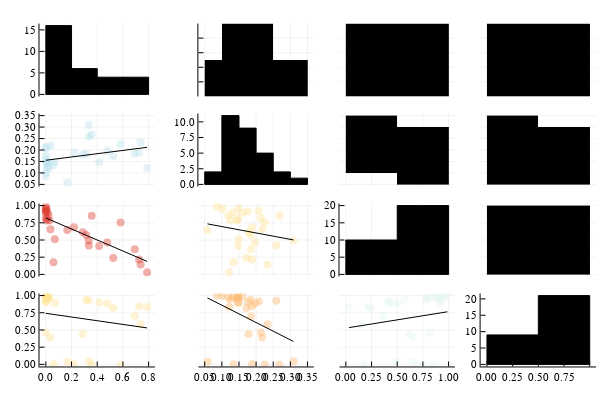

Notebook code cell kept with this figure:
### Code cell
corrplot(Array(d[:,4:end]))

### Figure 1 — Plotly figure (JSON) as saved in the notebook; plotly's stock layout.template omitted (floating-point values rounded to 4 significant figures)
{"data": [{"fill": "tozeroy", "fillcolor": "rgba(0, 0, 0, 1.000)", "legendgroup": "y1", "line": {"color": "rgba(0, 0, 0, 1.000)", "dash": "solid", "width": 1}, "mode": "lines", "name": "y1", "showlegend": true, "type": "scatter", "x": [0, 0, 0.2, 0.2, 0, 0], "xaxis": "x1", "y": [16, 0, 0, 16, 16, 16], "yaxis": "y1"}, {"fill": "tozeroy", "fillcolor": "rgba(0, 0, 0, 1.000)", "legendgroup": "y1", "line": {"color": "rgba(0, 0, 0, 1.000)", "dash": "solid", "width": 1}, "mode": "lines", "name": "y1", "showlegend": false, "type": "scatter", "x": [0.2, 0.2, 0.4, 0.4, 0.2, 0.2], "xaxis": "x1", "y": [6, 0, 0, 6, 6, 6], "yaxis": "y1"}, {"fill": "tozeroy", "fillcolor": "rgba(0, 0, 0, 1.000)", "legendgroup": "y1", "line": {"color": "rgba(0, 0, 0, 1.000)", "dash": "solid", "width": 1}, "mode": "lines", "name": "y1", "showlegend": false, "type": "scatter", "x": [0.4, 0.4, 0.6, 0.6, 0.4, 0.4], "xaxis": "x1", "y": [4, 0, 0, 4, 4, 4], "yaxis": "y1"}, {"fill": "tozeroy", "fillcolor": "rgba(0, 0, 0, 1.000)", "legendgroup": "y1", "line": {"color": "rgba(0, 0, 0, 1.000)", "dash": "solid", "width": 1}, "mode": "lines", "name": "y1", "showlegend": false, "type": "scatter", "x": [0.6, 0.6, 0.8, 0.8, 0.6, 0.6], "xaxis": "x1", "y": [4, 0, 0, 4, 4, 4], "yaxis": "y1"}, {"colorbar": {"title": ""}, "legendgroup": "y1", "marker": {"color": "rgba(0, 154, 250, 0.000)", "line": {"color": "rgba(0, 0, 0, 0.000)", "width": 1}, "size": 0, "symbol": "circle"}, "mode": "markers", "name": "y1", "showlegend": false, "type": "scatter", "x": [0.1, 0.3, 0.5, 0.7], "xaxis": "x1", "y": [16, 6, 4, 4], "yaxis": "y1", "zmax": null, "zmin": null}, {"fill": "tozeroy", "fillcolor": "rgba(0, 0, 0, 1.000)", "legendgroup": "y2", "line": {"color": "rgba(0, 0, 0, 1.000)", "dash": "solid", "width": 1}, "mode": "lines", "name": "y2", "showlegend": true, "type": "scatter", "x": [0.05, 0.05, 0.1, 0.1, 0.05, 0.05], "xaxis": "x2", "y": [2, 0, 0, 2, 2, 2], "yaxis": "y6"}, {"fill": "tozeroy", "fillcolor": "rgba(0, 0, 0, 1.000)", "legendgroup": "y2", "line": {"color": "rgba(0, 0, 0, 1.000)", "dash": "solid", "width": 1}, "mode": "lines", "name": "y2", "showlegend": false, "type": "scatter", "x": [0.1, 0.1, 0.15, 0.15, 0.1, 0.1], "xaxis": "x2", "y": [11, 0, 0, 11, 11, 11], "yaxis": "y6"}, {"fill": "tozeroy", "fillcolor": "rgba(0, 0, 0, 1.000)", "legendgroup": "y2", "line": {"color": "rgba(0, 0, 0, 1.000)", "dash": "solid", "width": 1}, "mode": "lines", "name": "y2", "showlegend": false, "type": "scatter", "x": [0.15, 0.15, 0.2, 0.2, 0.15, 0.15], "xaxis": "x2", "y": [9, 0, 0, 9, 9, 9], "yaxis": "y6"}, {"fill": "tozeroy", "fillcolor": "rgba(0, 0, 0, 1.000)", "legendgroup": "y2", "line": {"color": "rgba(0, 0, 0, 1.000)", "dash": "solid", "width": 1}, "mode": "lines", "name": "y2", "showlegend": false, "type": "scatter", "x": [0.2, 0.2, 0.25, 0.25, 0.2, 0.2], "xaxis": "x2", "y": [5, 0, 0, 5, 5, 5], "yaxis": "y6"}, {"fill": "tozeroy", "fillcolor": "rgba(0, 0, 0, 1.000)", "legendgroup": "y2", "line": {"color": "rgba(0, 0, 0, 1.000)", "dash": "solid", "width": 1}, "mode": "lines", "name": "y2", "showlegend": false, "type": "scatter", "x": [0.25, 0.25, 0.3, 0.3, 0.25, 0.25], "xaxis": "x2", "y": [2, 0, 0, 2, 2, 2], "yaxis": "y6"}, {"fill": "tozeroy", "fillcolor": "rgba(0, 0, 0, 1.000)", "legendgroup": "y2", "line": {"color": "rgba(0, 0, 0, 1.000)", "dash": "solid", "width": 1}, "mode": "lines", "name": "y2", "showlegend": false, "type": "scatter", "x": [0.3, 0.3, 0.35, 0.35, 0.3, 0.3], "xaxis": "x2", "y": [1, 0, 0, 1, 1, 1], "yaxis": "y6"}, {"colorbar": {"title": ""}, "legendgroup": "y2", "marker": {"color": "rgba(0, 154, 250, 0.000)", "line": {"color": "rgba(0, 0, 0, 0.000)", "width": 1}, "size": 0, "symbol": "circle"}, "mode": "markers", "name": "y2", "showlegend": false, "type": "scatter", "x": [0.075, 0.125, 0.175, 0.225, 0.275, 0.325], "xaxis": "x2", "y": [2, 11, 9, 5, 2, 1], "yaxis": "y6", "zmax": null, "zmin": null}, {"fill": "tozeroy", "fillcolor": "rgba(0, 0, 0, 1.000)", "legendgroup": "y3", "line": {"color": "rgba(0, 0, 0, 1.000)", "dash": "solid", "width": 1}, "mode": "lines", "name": "y3", "showlegend": true, "type": "scatter", "x": [0, 0, 0.5, 0.5, 0, 0], "xaxis": "x3", "y": [10, 0, 0, 10, 10, 10], "yaxis": "y11"}, {"fill": "tozeroy", "fillcolor": "rgba(0, 0, 0, 1.000)", "legendgroup": "y3", "line": {"color": "rgba(0, 0, 0, 1.000)", "dash": "solid", "width": 1}, "mode": "lines", "name": "y3", "showlegend": false, "type": "scatter", "x": [0.5, 0.5, 1, 1, 0.5, 0.5], "xaxis": "x3", "y": [20, 0, 0, 20, 20, 20], "yaxis": "y11"}, {"colorbar": {"title": ""}, "legendgroup": "y3", "marker": {"color": "rgba(0, 154, 250, 0.000)", "line": {"color": "rgba(0, 0, 0, 0.000)", "width": 1}, "size": 0, "symbol": "circle"}, "mode": "markers", "name": "y3", "showlegend": false, "type": "scatter", "x": [0.25, 0.75], "xaxis": "x3", "y": [10, 20], "yaxis": "y11", "zmax": null, "zmin": null}, {"fill": "tozeroy", "fillcolor": "rgba(0, 0, 0, 1.000)", "legendgroup": "y4", "line": {"color": "rgba(0, 0, 0, 1.000)", "dash": "solid", "width": 1}, "mode": "lines", "name": "y4", "showlegend": true, "type": "scatter", "x": [0, 0, 0.5, 0.5, 0, 0], "xaxis": "x4", "y": [9, 0, 0, 9, 9, 9], "yaxis": "y16"}, {"fill": "tozeroy", "fillcolor": "rgba(0, 0, 0, 1.000)", "legendgroup": "y4", "line": {"color": "rgba(0, 0, 0, 1.000)", "dash": "solid", "width": 1}, "mode": "lines", "name": "y4", "showlegend": false, "type": "scatter", "x": [0.5, 0.5, 1, 1, 0.5, 0.5], "xaxis": "x4", "y": [21, 0, 0, 21, 21, 21], "yaxis": "y16"}, {"colorbar": {"title": ""}, "legendgroup": "y4", "marker": {"color": "rgba(0, 154, 250, 0.000)", "line": {"color": "rgba(0, 0, 0, 0.000)", "width": 1}, "size": 0, "symbol": "circle"}, "mode": "markers", "name": "y4", "showlegend": false, "type": "scatter", "x": [0.25, 0.75], "xaxis": "x4", "y": [9, 21], "yaxis": "y16", "zmax": null, "zmin": null}, {"colorbar": {"title": ""}, "colorscale": [[0, "rgba(0, 0, 0, 1.000)"], [1, "rgba(0, 0, 0, 1.000)"]], "name": "y5", "showlegend": false, "showscale": false, "type": "heatmap", "x": [0.05, 0.1, 0.15, 0.2, 0.25, 0.3, 0.35], "xaxis": "x2", "y": [0, 0.5, 1], "yaxis": "y2", "z": [[2, 10, 6, 3, 2, 1], [null, 1, 3, 2, null, null]], "zmax": 10, "zmin": 1}, {"colorbar": {"title": ""}, "colorscale": [[0, "rgba(0, 0, 0, 1.000)"], [1, "rgba(0, 0, 0, 1.000)"]], "name": "y6", "showlegend": false, "showscale": false, "type": "heatmap", "x": [0, 0.5, 1], "xaxis": "x3", "y": [0, 0.5, 1], "yaxis": "y2", "z": [[5, 19], [5, 1]], "zmax": 19, "zmin": 1}, {"colorbar": {"title": ""}, "colorscale": [[0, "rgba(0, 0, 0, 1.000)"], [1, "rgba(0, 0, 0, 1.000)"]], "name": "y7", "showlegend": false, "showscale": false, "type": "heatmap", "x": [0, 0.5, 1], "xaxis": "x4", "y": [0, 0.5, 1], "yaxis": "y2", "z": [[8, 16], [1, 5]], "zmax": 16, "zmin": 1}, {"colorbar": {"title": ""}, "legendgroup": "y8", "marker": {"color": "rgba(185, 224, 237, 0.400)", "line": {"color": "rgba(0, 0, 0, 0.400)", "width": 0}, "size": 8, "symbol": "circle"}, "mode": "markers", "name": "y8", "showlegend": true, "type": "scatter", "x": [0.036, 0.028, 0.415, 0.525, 0, 0, 0, 0.692, 0.314, 0.005, 0.288, 0.07, 0.334, 0.738, 0, 0.006, 0.582, 0.357, 0.726, 0.788, 0.219, 0.014, 0.007, 0.335, 0.478, 0.021, 0, 0.059, 0.167, 0], "xaxis": "x1", "y": [0.218, 0.144, 0.147, 0.172, 0.208, 0.214, 0.101, 0.185, 0.184, 0.148, 0.178, 0.149, 0.309, 0.233, 0.086, 0.147, 0.225, 0.268, 0.188, 0.121, 0.188, 0.132, 0.125, 0.259, 0.197, 0.119, 0.176, 0.134, 0.058, 0.16], "yaxis": "y5", "zmax": null, "zmin": null}, {"colorbar": {"title": ""}, "legendgroup": "", "line": {"color": "rgba(0, 0, 0, 1.000)", "dash": "solid", "shape": "linear", "width": 1}, "mode": "lines", "name": "", "showlegend": false, "type": "scatter", "x": [0, 0.788], "xaxis": "x1", "y": [0.1552, 0.2116], "yaxis": "y5", "zmax": null, "zmin": null}, {"colorbar": {"title": ""}, "colorscale": [[0, "rgba(0, 0, 0, 1.000)"], [1, "rgba(0, 0, 0, 1.000)"]], "name": "y9", "showlegend": false, "showscale": false, "type": "heatmap", "x": [0, 0.5, 1], "xaxis": "x3", "y": [0.05, 0.1, 0.15, 0.2, 0.25, 0.3, 0.35], "yaxis": "y5", "z": [[null, 2], [3, 8], [4, 5], [1, 4], [1, 1], [1, null]], "zmax": 8, "zmin": 1}, {"colorbar": {"title": ""}, "colorscale": [[0, "rgba(0, 0, 0, 1.000)"], [1, "rgba(0, 0, 0, 1.000)"]], "name": "y10", "showlegend": false, "showscale": false, "type": "heatmap", "x": [0, 0.5, 1], "xaxis": "x4", "y": [0.05, 0.1, 0.15, 0.2, 0.25, 0.3, 0.35], "yaxis": "y5", "z": [[1, 1], [1, 10], [2, 7], [3, 2], [1, 1], [1, null]], "zmax": 10, "zmin": 1}, {"colorbar": {"title": ""}, "legendgroup": "y11", "marker": {"color": "rgba(219, 57, 43, 0.400)", "line": {"color": "rgba(0, 0, 0, 0.400)", "width": 0}, "size": 8, "symbol": "circle"}, "mode": "markers", "name": "y11", "showlegend": true, "type": "scatter", "x": [0.036, 0.028, 0.415, 0.525, 0, 0, 0, 0.692, 0.314, 0.005, 0.288, 0.07, 0.334, 0.738, 0, 0.006, 0.582, 0.357, 0.726, 0.788, 0.219, 0.014, 0.007, 0.335, 0.478, 0.021, 0, 0.059, 0.167, 0], "xaxis": "x1", "y": [0.655, 0.782, 0.414, 0.24, 0.926, 0.817, 0.953, 0.366, 0.574, 0.958, 0.614, 0.51, 0.491, 0.142, 0.988, 0.808, 0.754, 0.854, 0.216, 0.032, 0.685, 0.898, 0.784, 0.42, 0.464, 0.857, 0.914, 0.176, 0.647, 0.895], "yaxis": "y9", "zmax": null, "zmin": null}, {"colorbar": {"title": ""}, "legendgroup": "", "line": {"color": "rgba(0, 0, 0, 1.000)", "dash": "solid", "shape": "linear", "width": 1}, "mode": "lines", "name": "", "showlegend": false, "type": "scatter", "x": [0, 0.788], "xaxis": "x1", "y": [0.82, 0.1892], "yaxis": "y9", "zmax": null, "zmin": null}, {"colorbar": {"title": ""}, "legendgroup": "y12", "marker": {"color": "rgba(254, 226, 148, 0.400)", "line": {"color": "rgba(0, 0, 0, 0.400)", "width": 0}, "size": 8, "symbol": "circle"}, "mode": "markers", "name": "y12", "showlegend": true, "type": "scatter", "x": [0.218, 0.144, 0.147, 0.172, 0.208, 0.214, 0.101, 0.185, 0.184, 0.148, 0.178, 0.149, 0.309, 0.233, 0.086, 0.147, 0.225, 0.268, 0.188, 0.121, 0.188, 0.132, 0.125, 0.259, 0.197, 0.119, 0.176, 0.134, 0.058, 0.16], "xaxis": "x2", "y": [0.655, 0.782, 0.414, 0.24, 0.926, 0.817, 0.953, 0.366, 0.574, 0.958, 0.614, 0.51, 0.491, 0.142, 0.988, 0.808, 0.754, 0.854, 0.216, 0.032, 0.685, 0.898, 0.784, 0.42, 0.464, 0.857, 0.914, 0.176, 0.647, 0.895], "yaxis": "y9", "zmax": null, "zmin": null}, {"colorbar": {"title": ""}, "legendgroup": "", "line": {"color": "rgba(0, 0, 0, 1.000)", "dash": "solid", "shape": "linear", "width": 1}, "mode": "lines", "name": "", "showlegend": false, "type": "scatter", "x": [0.058, 0.309], "xaxis": "x2", "y": [0.734, 0.5011], "yaxis": "y9", "zmax": null, "zmin": null}, {"colorbar": {"title": ""}, "colorscale": [[0, "rgba(0, 0, 0, 1.000)"], [1, "rgba(0, 0, 0, 1.000)"]], "name": "y13", "showlegend": false, "showscale": false, "type": "heatmap", "x": [0, 0.5, 1], "xaxis": "x4", "y": [0, 0.5, 1], "yaxis": "y9", "z": [[2, 8], [7, 13]], "zmax": 13, "zmin": 2}, {"colorbar": {"title": ""}, "legendgroup": "y14", "marker": {"color": "rgba(254, 225, 146, 0.400)", "line": {"color": "rgba(0, 0, 0, 0.400)", "width": 0}, "size": 8, "symbol": "circle"}, "mode": "markers", "name": "y14", "showlegend": true, "type": "scatter", "x": [0.036, 0.028, 0.415, 0.525, 0, 0, 0, 0.692, 0.314, 0.005, 0.288, 0.07, 0.334, 0.738, 0, 0.006, 0.582, 0.357, 0.726, 0.788, 0.219, 0.014, 0.007, 0.335, 0.478, 0.021, 0, 0.059, 0.167, 0], "xaxis": "x1", "y": [0.391, 0.966, 0.9, 0.818, 0.912, 0.462, 0.994, 0.7, 0.938, 0.994, 0.44, 0.894, 0.046, 0.583, 0.999, 0.961, 0, 0, 0.843, 0.834, 0.007, 0.983, 0.942, 0.925, 0.887, 0.97, 0.907, 0.001, 0.037, 0.986], "yaxis": "y13", "zmax": null, "zmin": null}, {"colorbar": {"title": ""}, "legendgroup": "", "line": {"color": "rgba(0, 0, 0, 1.000)", "dash": "solid", "shape": "linear", "width": 1}, "mode": "lines", "name": "", "showlegend": false, "type": "scatter", "x": [0, 0.788], "xaxis": "x1", "y": [0.742, 0.5298], "yaxis": "y13", "zmax": null, "zmin": null}, {"colorbar": {"title": ""}, "legendgroup": "y15", "marker": {"color": "rgba(253, 181, 104, 0.400)", "line": {"color": "rgba(0, 0, 0, 0.400)", "width": 0}, "size": 8, "symbol": "circle"}, "mode": "markers", "name": "y15", "showlegend": true, "type": "scatter", "x": [0.218, 0.144, 0.147, 0.172, 0.208, 0.214, 0.101, 0.185, 0.184, 0.148, 0.178, 0.149, 0.309, 0.233, 0.086, 0.147, 0.225, 0.268, 0.188, 0.121, 0.188, 0.132, 0.125, 0.259, 0.197, 0.119, 0.176, 0.134, 0.058, 0.16], "xaxis": "x2", "y": [0.391, 0.966, 0.9, 0.818, 0.912, 0.462, 0.994, 0.7, 0.938, 0.994, 0.44, 0.894, 0.046, 0.583, 0.999, 0.961, 0, 0, 0.843, 0.834, 0.007, 0.983, 0.942, 0.925, 0.887, 0.97, 0.907, 0.001, 0.037, 0.986], "yaxis": "y13", "zmax": null, "zmin": null}, {"colorbar": {"title": ""}, "legendgroup": "", "line": {"color": "rgba(0, 0, 0, 1.000)", "dash": "solid", "shape": "linear", "width": 1}, "mode": "lines", "name": "", "showlegend": false, "type": "scatter", "x": [0.058, 0.309], "xaxis": "x2", "y": [0.9655, 0.3334], "yaxis": "y13", "zmax": null, "zmin": null}, {"colorbar": {"title": ""}, "legendgroup": "y16", "marker": {"color": "rgba(227, 244, 242, 0.400)", "line": {"color": "rgba(0, 0, 0, 0.400)", "width": 0}, "size": 8, "symbol": "circle"}, "mode": "markers", "name": "y16", "showlegend": true, "type": "scatter", "x": [0.655, 0.782, 0.414, 0.24, 0.926, 0.817, 0.953, 0.366, 0.574, 0.958, 0.614, 0.51, 0.491, 0.142, 0.988, 0.808, 0.754, 0.854, 0.216, 0.032, 0.685, 0.898, 0.784, 0.42, 0.464, 0.857, 0.914, 0.176, 0.647, 0.895], "xaxis": "x3", "y": [0.391, 0.966, 0.9, 0.818, 0.912, 0.462, 0.994, 0.7, 0.938, 0.994, 0.44, 0.894, 0.046, 0.583, 0.999, 0.961, 0, 0, 0.843, 0.834, 0.007, 0.983, 0.942, 0.925, 0.887, 0.97, 0.907, 0.001, 0.037, 0.986], "yaxis": "y13", "zmax": null, "zmin": null}, {"colorbar": {"title": ""}, "legendgroup": "", "line": {"color": "rgba(0, 0, 0, 1.000)", "dash": "solid", "shape": "linear", "width": 1}, "mode": "lines", "name": "", "showlegend": false, "type": "scatter", "x": [0.032, 0.988], "xaxis": "x3", "y": [0.5344, 0.7638], "yaxis": "y13", "zmax": null, "zmin": null}], "layout": {"annotations": [], "height": 400, "margin": {"b": 20, "l": 0, "r": 0, "t": 20}, "paper_bgcolor": "rgba(255, 255, 255, 1.000)", "plot_bgcolor": "rgba(255, 255, 255, 1.000)", "showlegend": false, "width": 600, "xaxis1": {"anchor": "y13", "domain": [0.06582, 0.2583], "gridcolor": "rgba(0, 0, 0, 0.100)", "gridwidth": 0.5, "linecolor": "rgba(0, 0, 0, 1.000)", "mirror": false, "range": [-0.04944, 0.8494], "showgrid": true, "showline": true, "showticklabels": true, "tickangle": 0, "tickcolor": "rgb(0, 0, 0)", "tickfont": {"color": "rgba(0, 0, 0, 1.000)", "family": "sans-serif", "size": 11}, "tickmode": "array", "ticks": "inside", "ticktext": ["0.0", "0.2", "0.4", "0.6", "0.8"], "tickvals": [0, 0.2, 0.4, 0.6, 0.8], "title": "", "titlefont": {"color": "rgba(0, 0, 0, 1.000)", "family": "sans-serif", "size": 15}, "type": "-", "visible": true, "zeroline": false, "zerolinecolor": "rgba(0, 0, 0, 1.000)"}, "xaxis2": {"anchor": "y13", "domain": [0.3306, 0.5231], "gridcolor": "rgba(0, 0, 0, 0.100)", "gridwidth": 0.5, "linecolor": "rgba(0, 0, 0, 1.000)", "mirror": false, "range": [0.03146, 0.3685], "showgrid": true, "showline": true, "showticklabels": true, "tickangle": 0, "tickcolor": "rgb(0, 0, 0)", "tickfont": {"color": "rgba(0, 0, 0, 1.000)", "family": "sans-serif", "size": 11}, "tickmode": "array", "ticks": "inside", "ticktext": ["0.05", "0.10", "0.15", "0.20", "0.25", "0.30", "0.35"], "tickvals": [0.05, 0.1, 0.15, 0.2, 0.25, 0.3, 0.35], "title": "", "titlefont": {"color": "rgba(0, 0, 0, 1.000)", "family": "sans-serif", "size": 15}, "type": "-", "visible": true, "zeroline": false, "zerolinecolor": "rgba(0, 0, 0, 1.000)"}, "xaxis3": {"anchor": "y13", "domain": [0.5658, 0.7583], "gridcolor": "rgba(0, 0, 0, 0.100)", "gridwidth": 0.5, "linecolor": "rgba(0, 0, 0, 1.000)", "mirror": false, "range": [-0.0618, 1.062], "showgrid": true, "showline": true, "showticklabels": true, "tickangle": 0, "tickcolor": "rgb(0, 0, 0)", "tickfont": {"color": "rgba(0, 0, 0, 1.000)", "family": "sans-serif", "size": 11}, "tickmode": "array", "ticks": "inside", "ticktext": ["0.00", "0.25", "0.50", "0.75", "1.00"], "tickvals": [0, 0.25, 0.5, 0.75, 1], "title": "", "titlefont": {"color": "rgba(0, 0, 0, 1.000)", "family": "sans-serif", "size": 15}, "type": "-", "visible": true, "zeroline": false, "zerolinecolor": "rgba(0, 0, 0, 1.000)"}, "xaxis4": {"anchor": "y16", "domain": [0.801, 0.9934], "gridcolor": "rgba(0, 0, 0, 0.100)", "gridwidth": 0.5, "linecolor": "rgba(0, 0, 0, 1.000)", "mirror": false, "range": [-0.0618, 1.062], "showgrid": false, "showline": true, "showticklabels": true, "tickangle": 0, "tickcolor": "rgb(0, 0, 0)", "tickfont": {"color": "rgba(0, 0, 0, 1.000)", "family": "sans-serif", "size": 11}, "tickmode": "array", "ticks": "inside", "ticktext": ["0.00", "0.25", "0.50", "0.75", "1.00"], "tickvals": [0, 0.25, 0.5, 0.75, 1], "title": "", "titlefont": {"color": "rgba(0, 0, 0, 1.000)", "family": "sans-serif", "size": 15}, "type": "-", "visible": true, "zeroline": false, "zerolinecolor": "rgba(0, 0, 0, 1.000)"}, "yaxis1": {"anchor": "x1", "domain": [0.7876, 0.9902], "gridcolor": "rgba(0, 0, 0, 0.100)", "gridwidth": 0.5, "linecolor": "rgba(0, 0, 0, 1.000)", "mirror": false, "range": [-0.48, 16.48], "showgrid": false, "showline": true, "showticklabels": true, "tickangle": 0, "tickcolor": "rgb(0, 0, 0)", "tickfont": {"color": "rgba(0, 0, 0, 1.000)", "family": "sans-serif", "size": 11}, "tickmode": "array", "ticks": "inside", "ticktext": ["0", "5", "10", "15"], "tickvals": [0, 5, 10, 15], "title": "", "titlefont": {"color": "rgba(0, 0, 0, 1.000)", "family": "sans-serif", "size": 15}, "type": "-", "visible": true, "zeroline": false, "zerolinecolor": "rgba(0, 0, 0, 1.000)"}, "yaxis11": {"anchor": "x3", "domain": [0.2876, 0.4902], "gridcolor": "rgba(0, 0, 0, 0.100)", "gridwidth": 0.5, "linecolor": "rgba(0, 0, 0, 1.000)", "mirror": false, "range": [-0.6, 20.6], "showgrid": false, "showline": true, "showticklabels": true, "tickangle": 0, "tickcolor": "rgb(0, 0, 0)", "tickfont": {"color": "rgba(0, 0, 0, 1.000)", "family": "sans-serif", "size": 11}, "tickmode": "array", "ticks": "inside", "ticktext": ["0", "5", "10", "15", "20"], "tickvals": [0, 5, 10, 15, 20], "title": "", "titlefont": {"color": "rgba(0, 0, 0, 1.000)", "family": "sans-serif", "size": 15}, "type": "-", "visible": true, "zeroline": false, "zerolinecolor": "rgba(0, 0, 0, 1.000)"}, "yaxis13": {"anchor": "x1", "domain": [0.03762, 0.2402], "gridcolor": "rgba(0, 0, 0, 0.100)", "gridwidth": 0.5, "linecolor": "rgba(0, 0, 0, 1.000)", "mirror": false, "range": [-0.02997, 1.029], "showgrid": true, "showline": true, "showticklabels": true, "tickangle": 0, "tickcolor": "rgb(0, 0, 0)", "tickfont": {"color": "rgba(0, 0, 0, 1.000)", "family": "sans-serif", "size": 11}, "tickmode": "array", "ticks": "inside", "ticktext": ["0.00", "0.25", "0.50", "0.75", "1.00"], "tickvals": [0, 0.25, 0.5, 0.75, 1], "title": "", "titlefont": {"color": "rgba(0, 0, 0, 1.000)", "family": "sans-serif", "size": 15}, "type": "-", "visible": true, "zeroline": false, "zerolinecolor": "rgba(0, 0, 0, 1.000)"}, "yaxis16": {"anchor": "x4", "domain": [0.03762, 0.2402], "gridcolor": "rgba(0, 0, 0, 0.100)", "gridwidth": 0.5, "linecolor": "rgba(0, 0, 0, 1.000)", "mirror": false, "range": [-0.63, 21.63], "showgrid": false, "showline": true, "showticklabels": true, "tickangle": 0, "tickcolor": "rgb(0, 0, 0)", "tickfont": {"color": "rgba(0, 0, 0, 1.000)", "family": "sans-serif", "size": 11}, "tickmode": "array", "ticks": "inside", "ticktext": ["0", "5", "10", "15", "20"], "tickvals": [0, 5, 10, 15, 20], "title": "", "titlefont": {"color": "rgba(0, 0, 0, 1.000)", "family": "sans-serif", "size": 15}, "type": "-", "visible": true, "zeroline": false, "zerolinecolor": "rgba(0, 0, 0, 1.000)"}, "yaxis2": {"anchor": "x2", "domain": [0.7876, 0.9902], "gridcolor": "rgba(0, 0, 0, 0.100)", "gridwidth": 0.5, "linecolor": "rgba(0, 0, 0, 1.000)", "mirror": false, "range": [0, 1], "showgrid": true, "showline": true, "showticklabels": true, "tickangle": 0, "tickcolor": "rgb(0, 0, 0)", "tickfont": {"color": "rgba(0, 0, 0, 1.000)", "family": "sans-serif", "size": 11}, "tickmode": "array", "ticks": "inside", "ticktext": ["", "", "", "", "", ""], "tickvals": [0, 0.2, 0.4, 0.6, 0.8, 1], "title": "", "titlefont": {"color": "rgba(0, 0, 0, 1.000)", "family": "sans-serif", "size": 15}, "type": "-", "visible": true, "zeroline": false, "zerolinecolor": "rgba(0, 0, 0, 1.000)"}, "yaxis5": {"anchor": "x1", "domain": [0.5376, 0.7402], "gridcolor": "rgba(0, 0, 0, 0.100)", "gridwidth": 0.5, "linecolor": "rgba(0, 0, 0, 1.000)", "mirror": false, "range": [0.041, 0.359], "showgrid": true, "showline": true, "showticklabels": true, "tickangle": 0, "tickcolor": "rgb(0, 0, 0)", "tickfont": {"color": "rgba(0, 0, 0, 1.000)", "family": "sans-serif", "size": 11}, "tickmode": "array", "ticks": "inside", "ticktext": ["0.05", "0.10", "0.15", "0.20", "0.25", "0.30", "0.35"], "tickvals": [0.05, 0.1, 0.15, 0.2, 0.25, 0.3, 0.35], "title": "", "titlefont": {"color": "rgba(0, 0, 0, 1.000)", "family": "sans-serif", "size": 15}, "type": "-", "visible": true, "zeroline": false, "zerolinecolor": "rgba(0, 0, 0, 1.000)"}, "yaxis6": {"anchor": "x2", "domain": [0.5376, 0.7402], "gridcolor": "rgba(0, 0, 0, 0.100)", "gridwidth": 0.5, "linecolor": "rgba(0, 0, 0, 1.000)", "mirror": false, "range": [-0.33, 11.33], "showgrid": false, "showline": true, "showticklabels": true, "tickangle": 0, "tickcolor": "rgb(0, 0, 0)", "tickfont": {"color": "rgba(0, 0, 0, 1.000)", "family": "sans-serif", "size": 11}, "tickmode": "array", "ticks": "inside", "ticktext": ["0.0", "2.5", "5.0", "7.5", "10.0"], "tickvals": [0, 2.5, 5, 7.5, 10], "title": "", "titlefont": {"color": "rgba(0, 0, 0, 1.000)", "family": "sans-serif", "size": 15}, "type": "-", "visible": true, "zeroline": false, "zerolinecolor": "rgba(0, 0, 0, 1.000)"}, "yaxis9": {"anchor": "x1", "domain": [0.2876, 0.4902], "gridcolor": "rgba(0, 0, 0, 0.100)", "gridwidth": 0.5, "linecolor": "rgba(0, 0, 0, 1.000)", "mirror": false, "range": [-0.03, 1.03], "showgrid": true, "showline": true, "showticklabels": true, "tickangle": 0, "tickcolor": "rgb(0, 0, 0)", "tickfont": {"color": "rgba(0, 0, 0, 1.000)", "family": "sans-serif", "size": 11}, "tickmode": "array", "ticks": "inside", "ticktext": ["0.00", "0.25", "0.50", "0.75", "1.00"], "tickvals": [0, 0.25, 0.5, 0.75, 1], "title": "", "titlefont": {"color": "rgba(0, 0, 0, 1.000)", "family": "sans-serif", "size": 15}, "type": "-", "visible": true, "zeroline": false, "zerolinecolor": "rgba(0, 0, 0, 1.000)"}}}
